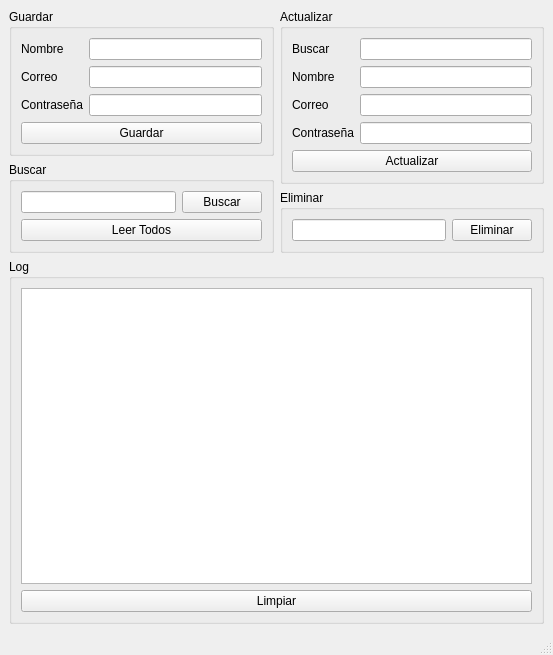
<?xml version="1.0" encoding="UTF-8"?>
<ui version="4.0">
 <class>MainWindow</class>
 <widget class="QMainWindow" name="MainWindow">
  <property name="geometry">
   <rect>
    <x>0</x>
    <y>0</y>
    <width>553</width>
    <height>655</height>
   </rect>
  </property>
  <property name="windowTitle">
   <string>Tarea5 Pedro Valenzuela</string>
  </property>
  <widget class="QWidget" name="centralwidget">
   <layout class="QVBoxLayout" name="verticalLayout_7">
    <item>
     <layout class="QHBoxLayout" name="horizontalLayout_2">
      <item>
       <layout class="QVBoxLayout" name="verticalLayout_6">
        <item>
         <widget class="QGroupBox" name="groupBox">
          <property name="title">
           <string>Guardar</string>
          </property>
          <layout class="QVBoxLayout" name="verticalLayout">
           <item>
            <layout class="QFormLayout" name="formLayout">
             <item row="0" column="0">
              <widget class="QLabel" name="label">
               <property name="text">
                <string>Nombre</string>
               </property>
              </widget>
             </item>
             <item row="0" column="1">
              <widget class="QLineEdit" name="guardarnombre">
               <property name="text">
                <string/>
               </property>
              </widget>
             </item>
             <item row="1" column="0">
              <widget class="QLabel" name="label_2">
               <property name="text">
                <string>Correo</string>
               </property>
              </widget>
             </item>
             <item row="1" column="1">
              <widget class="QLineEdit" name="guardarcorreo"/>
             </item>
             <item row="2" column="0">
              <widget class="QLabel" name="label_3">
               <property name="text">
                <string>Contraseña</string>
               </property>
              </widget>
             </item>
             <item row="2" column="1">
              <widget class="QLineEdit" name="guardarcontra"/>
             </item>
            </layout>
           </item>
           <item>
            <widget class="QPushButton" name="guardarB">
             <property name="text">
              <string>Guardar</string>
             </property>
            </widget>
           </item>
          </layout>
         </widget>
        </item>
        <item>
         <widget class="QGroupBox" name="groupBox_2">
          <property name="title">
           <string>Buscar</string>
          </property>
          <layout class="QVBoxLayout" name="verticalLayout_2">
           <item>
            <layout class="QHBoxLayout" name="horizontalLayout">
             <item>
              <widget class="QLineEdit" name="buscarnombre"/>
             </item>
             <item>
              <widget class="QPushButton" name="buscarB">
               <property name="text">
                <string>Buscar</string>
               </property>
              </widget>
             </item>
            </layout>
           </item>
           <item>
            <widget class="QPushButton" name="leertodosB">
             <property name="text">
              <string>Leer Todos</string>
             </property>
            </widget>
           </item>
          </layout>
         </widget>
        </item>
       </layout>
      </item>
      <item>
       <layout class="QVBoxLayout" name="verticalLayout_5">
        <item>
         <widget class="QGroupBox" name="groupBox_3">
          <property name="title">
           <string>Actualizar</string>
          </property>
          <layout class="QVBoxLayout" name="verticalLayout_3">
           <item>
            <layout class="QFormLayout" name="formLayout_2">
             <item row="1" column="0">
              <widget class="QLabel" name="label_4">
               <property name="text">
                <string>Nombre</string>
               </property>
              </widget>
             </item>
             <item row="1" column="1">
              <widget class="QLineEdit" name="actualizarnombre"/>
             </item>
             <item row="2" column="0">
              <widget class="QLabel" name="label_5">
               <property name="text">
                <string>Correo</string>
               </property>
              </widget>
             </item>
             <item row="2" column="1">
              <widget class="QLineEdit" name="actualizarcorreo"/>
             </item>
             <item row="3" column="0">
              <widget class="QLabel" name="label_6">
               <property name="text">
                <string>Contraseña</string>
               </property>
              </widget>
             </item>
             <item row="3" column="1">
              <widget class="QLineEdit" name="actualizarcontrasena"/>
             </item>
             <item row="0" column="0">
              <widget class="QLabel" name="label_7">
               <property name="text">
                <string>Buscar</string>
               </property>
              </widget>
             </item>
             <item row="0" column="1">
              <widget class="QLineEdit" name="busqueda_actualizar">
               <property name="text">
                <string/>
               </property>
              </widget>
             </item>
            </layout>
           </item>
           <item>
            <widget class="QPushButton" name="actualizarB">
             <property name="text">
              <string>Actualizar</string>
             </property>
            </widget>
           </item>
          </layout>
         </widget>
        </item>
        <item>
         <widget class="QGroupBox" name="groupBox_5">
          <property name="title">
           <string>Eliminar</string>
          </property>
          <layout class="QHBoxLayout" name="horizontalLayout_3">
           <item>
            <widget class="QLineEdit" name="estudianteid"/>
           </item>
           <item>
            <widget class="QPushButton" name="eliminarB">
             <property name="text">
              <string>Eliminar</string>
             </property>
            </widget>
           </item>
          </layout>
         </widget>
        </item>
       </layout>
      </item>
     </layout>
    </item>
    <item>
     <widget class="QGroupBox" name="groupBox_4">
      <property name="title">
       <string>Log</string>
      </property>
      <layout class="QVBoxLayout" name="verticalLayout_4">
       <item>
        <widget class="QTextEdit" name="log"/>
       </item>
       <item>
        <widget class="QPushButton" name="limpiarB">
         <property name="text">
          <string>Limpiar</string>
         </property>
        </widget>
       </item>
      </layout>
     </widget>
    </item>
   </layout>
  </widget>
  <widget class="QMenuBar" name="menubar">
   <property name="geometry">
    <rect>
     <x>0</x>
     <y>0</y>
     <width>553</width>
     <height>21</height>
    </rect>
   </property>
  </widget>
  <widget class="QStatusBar" name="statusbar"/>
 </widget>
 <resources/>
 <connections/>
</ui>
